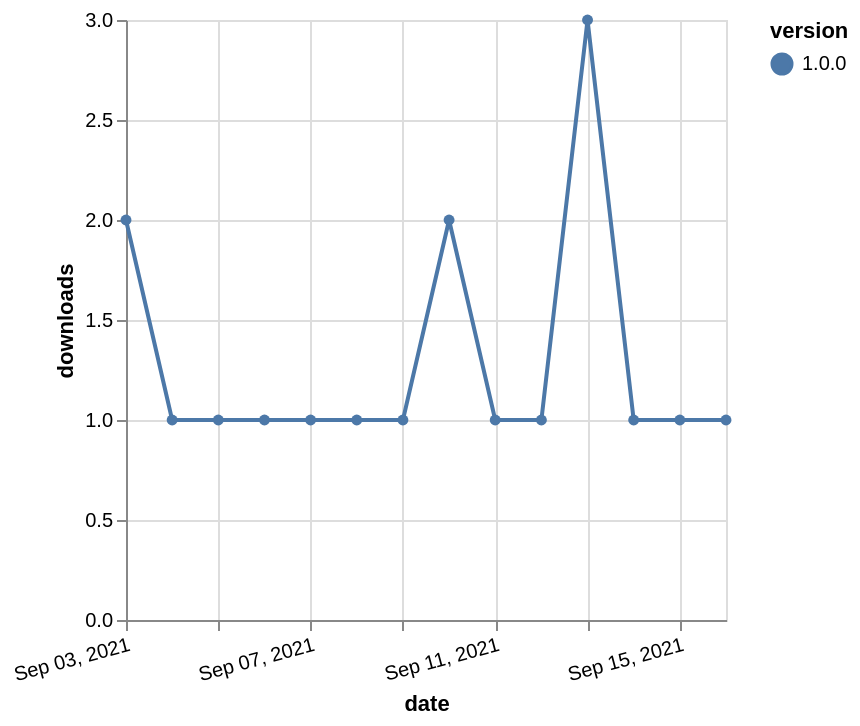

This figure's Vega-Lite source:
### Vega-Lite specification from a JSON file in a GitHub repository (floating-point values rounded to 4 significant figures)
{"$schema": "https://vega.github.io/schema/vega-lite/v5.json", "description": "A simple bar chart with embedded data.", "data": {"values": [{"date": "2021-09-03", "total": 117, "delta": 2, "version": "1.0.0"}, {"date": "2021-09-04", "total": 118, "delta": 1, "version": "1.0.0"}, {"date": "2021-09-05", "total": 119, "delta": 1, "version": "1.0.0"}, {"date": "2021-09-06", "total": 120, "delta": 1, "version": "1.0.0"}, {"date": "2021-09-07", "total": 121, "delta": 1, "version": "1.0.0"}, {"date": "2021-09-08", "total": 122, "delta": 1, "version": "1.0.0"}, {"date": "2021-09-09", "total": 123, "delta": 1, "version": "1.0.0"}, {"date": "2021-09-10", "total": 125, "delta": 2, "version": "1.0.0"}, {"date": "2021-09-11", "total": 126, "delta": 1, "version": "1.0.0"}, {"date": "2021-09-12", "total": 127, "delta": 1, "version": "1.0.0"}, {"date": "2021-09-13", "total": 130, "delta": 3, "version": "1.0.0"}, {"date": "2021-09-14", "total": 131, "delta": 1, "version": "1.0.0"}, {"date": "2021-09-15", "total": 132, "delta": 1, "version": "1.0.0"}, {"date": "2021-09-16", "total": 133, "delta": 1, "version": "1.0.0"}]}, "width": "container", "mark": {"type": "line", "point": {"filled": true}}, "encoding": {"x": {"field": "date", "type": "temporal", "timeUnit": "yearmonthdate", "title": "date", "axis": {"labelAngle": -15}}, "y": {"field": "delta", "type": "quantitative", "title": "downloads"}, "color": {"field": "version", "type": "nominal"}, "tooltip": {"field": "delta"}}}
